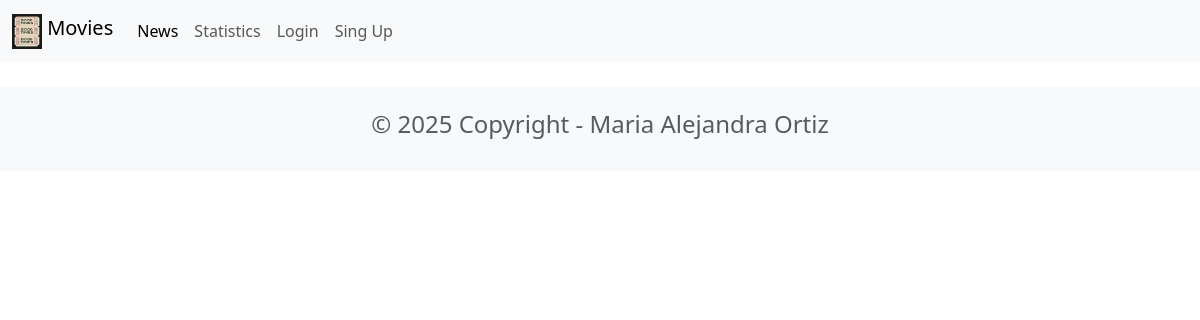
Before: /news/ with the older database file.
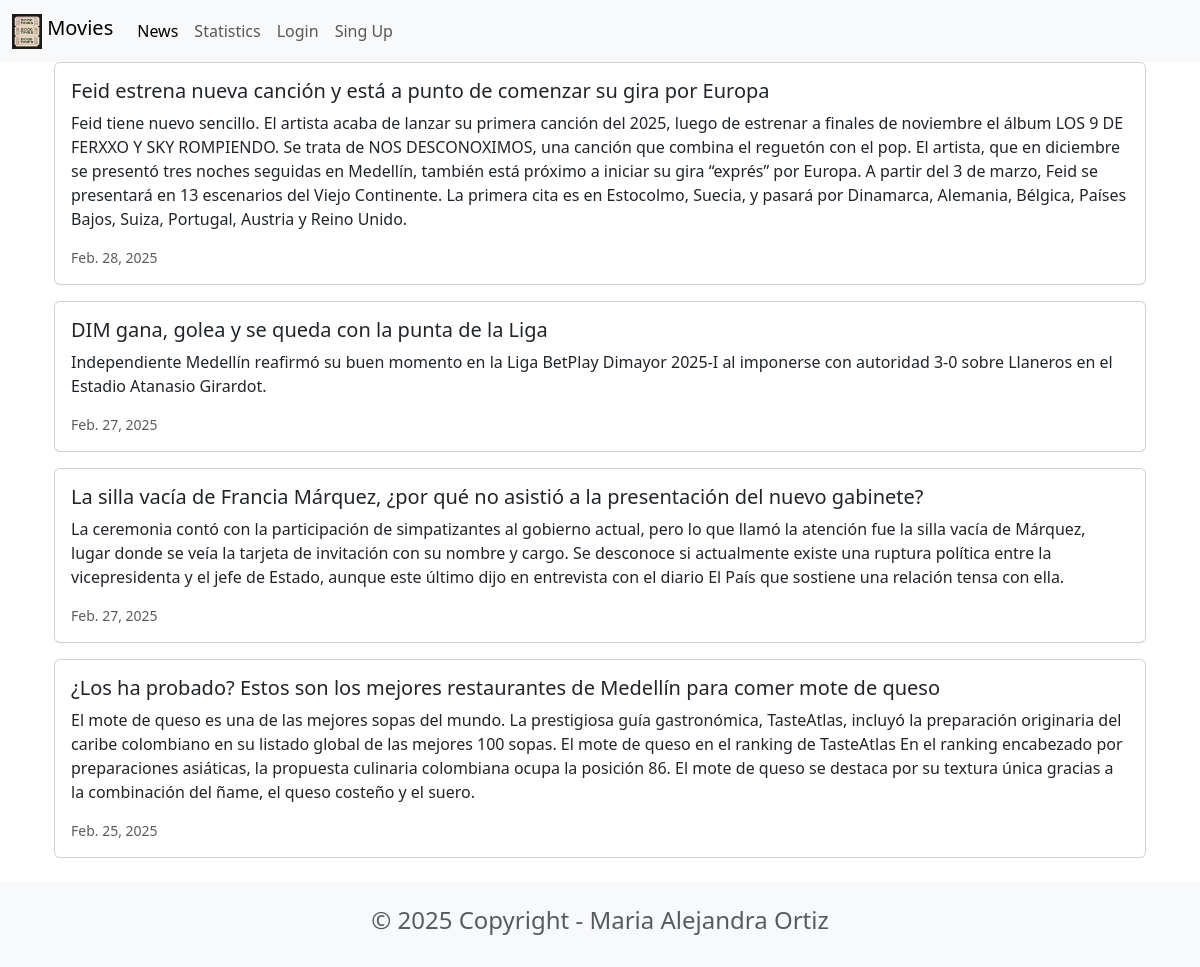
After: the same page with the newer database file.
### news/models.py (models this page shows, shortened)
class News( models.Model ):
    headline = models.CharField( max_length=200 )
    body = models.TextField()
    date = models.DateField()

### news/views.py (the view)
# urls.py: path('news/', include('news.urls')),
def news(request):
    newss = News.objects.all().order_by("-date")
    return render(request, 'news.html', {'newss': newss})

### news/templates/news.html
{% extends 'base.html' %}
{% block content %}
<div class = "container">
    {% for news in newss %}
    <div class="card mb-3">
        <div class="row g-0">
            <div>
                <div class="card-body">
                    <h5 class="card-title">{{news.headline}}</h5>
                    <p class="card-text">{{news.body}}</p>
                    <p class="card-text"><small class="text-muted">{{news.date}}</small></p>
                </div>
            </div>
        </div>
    </div>
    {% endfor %}
</div>
{% endblock content %}

### moviereviews/templates/base.html (shortened to what this page needs)
<head>
    <link href="https://cdn.jsdelivr.net/npm/bootstrap@5.3.3/dist/css/bootstrap.min.css" rel="stylesheet">
</head>
<nav class="navbar navbar-expand-lg bg-body-tertiary">
    <div class="container-fluid">
        <a class="navbar-brand" href="{% url 'home' %}">
            {% load static %}
            <img src="{% static 'images/home.png' %}" alt="" width="30" height="35" class="d-inline-block align-text-top" />
            Movies
        </a>
        <div class="collapse navbar-collapse" id="navbarSupportedContent">
            <ul class="navbar-nav me-auto mb-2 mb-lg-0">
                <li class="nav-item"><a class="nav-link active" aria-current= "page" href="{% url 'news' %}">News</a></li>
                <li class="nav-item"><a class="nav-link" href="{% url 'statistics' %}">Statistics</a></li>
                <li class="nav-item"><a class="nav-link" href="#">Login</a></li>
                <li class="nav-item"><a class="nav-link" href="#">Sing Up</a></li>
            </ul>
        </div>
    </div>
</nav>
<div class = "container">
    {% block content %}
    {% endblock content %}
</div>
<footer class ="text-center text-lg-start bg-light text-muted mt-4">
    <div class="container">
        <div class="row">
            <div class="text-center p-4">
                <h4>© 2025 Copyright - Maria Alejandra Ortiz </h4>
            </div>
        </div>
    </div>
</footer>

Changed rows visible on the page:
added News: headline "Feid estrena nueva canción y está a punto de comenzar su gira por Europa", body "Feid tiene nuevo sencillo. El artista acaba de lanzar su primera canción del 2025, luego de estrenar a finales de noviembre el álbum LOS 9 DE FERXXO Y SKY ROMPIENDO. Se trata de NOS DESCONOXIMOS, una canción que combina el reguetón con el pop. El artista, que en diciembre se presentó tres noches seguidas en Medellín, también está próximo a iniciar su gira “exprés” por Europa. A partir del 3 de marzo, Feid se presentará en 13 escenarios del Viejo Continente. La primera cita es en Estocolmo, Suecia, y pasará por Dinamarca, Alemania, Bélgica, Países Bajos, Suiza, Portugal, Austria y Reino Unido.", date "Feb. 28, 2025"
added News: headline "DIM gana, golea y se queda con la punta de la Liga", body "Independiente Medellín reafirmó su buen momento en la Liga BetPlay Dimayor 2025-I al imponerse con autoridad 3-0 sobre Llaneros en el Estadio Atanasio Girardot.", date "Feb. 27, 2025"
added News: headline "La silla vacía de Francia Márquez, ¿por qué no asistió a la presentación del nuevo gabinete?", body "La ceremonia contó con la participación de simpatizantes al gobierno actual, pero lo que llamó la atención fue la silla vacía de Márquez, lugar donde se veía la tarjeta de invitación con su nombre y cargo. Se desconoce si actualmente existe una ruptura política entre la vicepresidenta y el jefe de Estado, aunque este último dijo en entrevista con el diario El País que sostiene una relación tensa con ella.", date "Feb. 27, 2025"
added News: headline "¿Los ha probado? Estos son los mejores restaurantes de Medellín para comer mote de queso", body "El mote de queso es una de las mejores sopas del mundo. La prestigiosa guía gastronómica, TasteAtlas, incluyó la preparación originaria del caribe colombiano en su listado global de las mejores 100 sopas. El mote de queso en el ranking de TasteAtlas En el ranking encabezado por preparaciones asiáticas, la propuesta culinaria colombiana ocupa la posición 86. El mote de queso se destaca por su textura única gracias a la combinación del ñame, el queso costeño y el suero.", date "Feb. 25, 2025"
